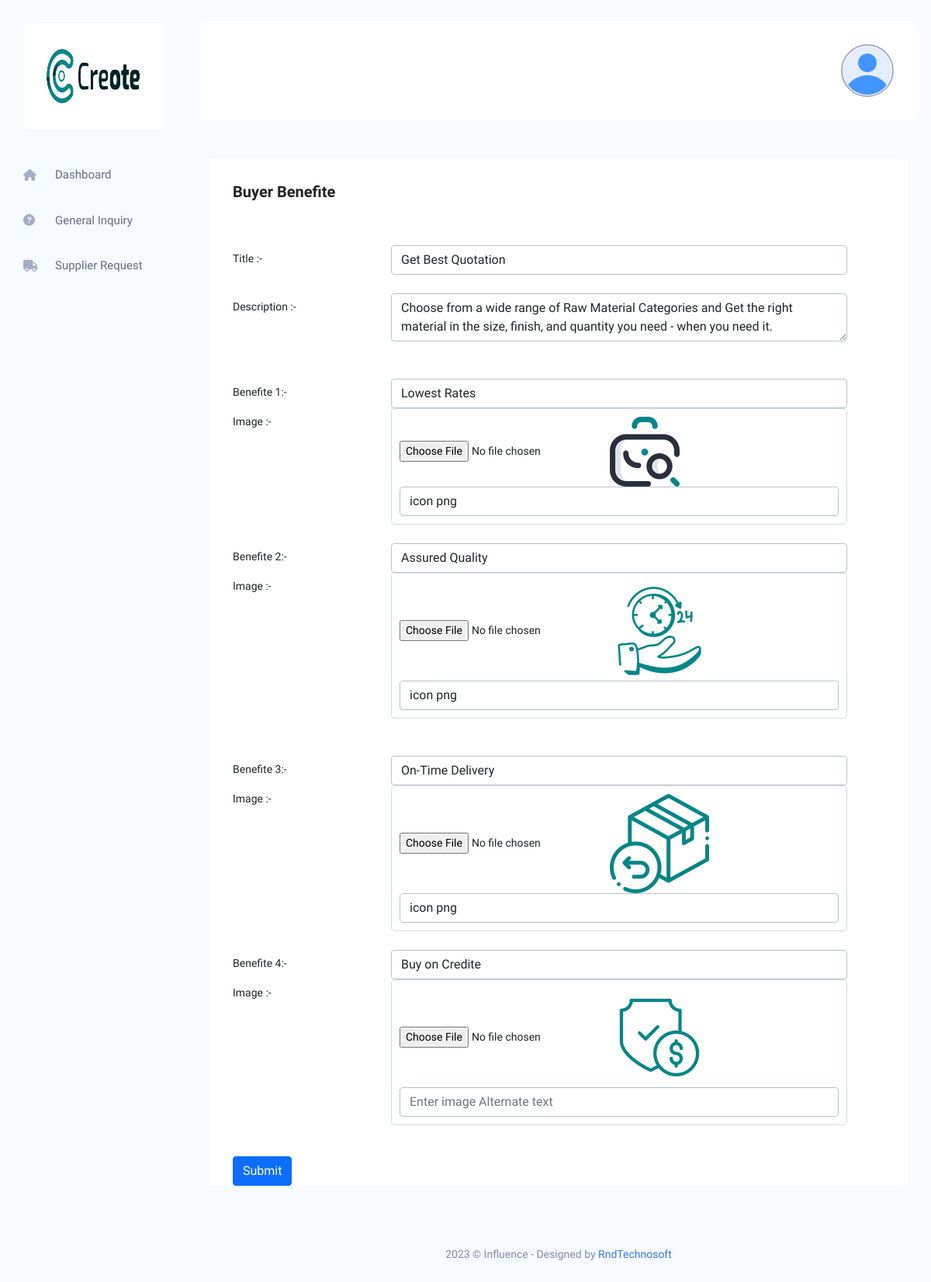
Screenshot of /admin/buyer-benefits.php (signed in) with the database file from the repository.
### tables this page shows
CREATE TABLE `tbl_footer_setting` (
  `id` int(11) UNSIGNED NOT NULL,
  `name` varchar(190) NOT NULL,
  `logo` varchar(190) NOT NULL,
  `alt_tag` varchar(191) NOT NULL,
  `background_image` text NOT NULL,
  `alt_tag1` varchar(191) NOT NULL,
  `about_us_des` varchar(250) NOT NULL,
  `facebook_link` varchar(191) NOT NULL,
  `twitter_link` varchar(191) NOT NULL,
  `instagram_link` varchar(191) NOT NULL,
  `youtube_link` varchar(191) NOT NULL,
  `create_at` timestamp NOT NULL DEFAULT current_timestamp(),
  `update_at` timestamp NULL DEFAULT NULL ON UPDATE current_timestamp()
);

CREATE TABLE `tbl_buyer_benefite` (
  `id` int(11) NOT NULL,
  `title` longtext NOT NULL,
  `description` longtext NOT NULL,
  `image_b1` text NOT NULL,
  `alt_tag1` text NOT NULL,
  `benefite1_title` text NOT NULL,
  `image_b2` text NOT NULL,
  `alt_tag2` text NOT NULL,
  `benefite2_title` text NOT NULL,
  `image_b3` text NOT NULL,
  `alt_tag3` text NOT NULL,
  `benefite3_title` text NOT NULL,
  `image_b4` text NOT NULL,
  `alt_tag4` text NOT NULL,
  `benefite4_title` text NOT NULL
);

### admin/buyer-benefits.php (the view, shortened to what this page needs)
<?php
include 'includes/header.php';
?>
<?php
include 'includes/side-bar.php';
include 'includes/top-bar.php';
?>
<div class="main_content_iner ">
    <div class="container-fluid plr_30 body_white_bg pt_30 p-3">
        <div class="row justify-content-center">
            <div class="col-12">
                <div class="QA_section">
                    <div class="white_box_tittle list_header">
                        <h4>Buyer Benefite</h4>
                    </div>
                    <?php
                    $Select = 'SELECT * FROM `tbl_buyer_benefite`  where id=1';
                    if ($result = mysqli_query($conn, $Select)) {
                        if (mysqli_num_rows($result) > 0) {
                            while ($rows = mysqli_fetch_assoc($result)) {
                    ?>
                                <form class="" method="post" enctype="multipart/form-data">
                                    <div class="mb-3 row col-12">
                                        <div class="form-group row mt-4">
                                            <label for="address" class="col-sm-3 col-form-label">Title :-</label>
                                            <div class="col-sm-9">
                                                <input type="text" class="form-control" id="title" name="title" value="<?php echo $rows['title']; ?>">
                                            </div>
                                        </div>
                                        <div class="form-group row mt-4">
                                            <label for="address" class="col-sm-3 col-form-label">Description :-</label>
                                            <div class="col-sm-9">
                                                <textarea  name="description" class="form-control" id="text"><?php echo $rows['description']; ?></textarea>
                                            </div>
                                        </div>
                                        <div class="form-group row mt-5">
                                            <label for="benefite1_title" class="col-sm-3 col-form-label">Benefite 1:-</label>
                                            <div class="col-sm-9">
                                                <input type="text" class="form-control" id="benefit1_title" name="benefite1_title" value="<?php echo $rows['benefite1_title']; ?>">
                                            </div>
                                        </div>
                                        <div class="form-group  row">
                                                <label for="image_b1" class="col-sm-3 col-form-label">Image :-</label>
                                                <div class="col-sm-9">
                                                    <div class="fileupload_block">
                                                        <input type="file" name="image_b1" id="fileupload">
                                                        <img style="object-fit:cover;" src="images/buyer/<?php echo $rows['image_b1']; ?>" alt="benefite 1" />
                                                        <input type="text" name="alt_tag1" id="alt_tag1" placeholder="Enter  image Alternate text" title="Enter Alternate text here !" value="<?php echo $rows['alt_tag1']; ?>" class="form-control" />
                                                    </div>
                                                </div>
                                        </div>
                                         <div class="form-group mt-4 row">
                                            <label for="benefite2_title" class="col-sm-3 col-form-label">Benefite 2:-</label>
                                            <div class="col-sm-9">
                                                <input type="text" class="form-control" id="benefite2_title" name="benefite2_title" value="<?php echo $rows['benefite2_title']; ?>">
                                            </div>
                                        </div>
                                        <div class="form-group row">
                                                <label for="image_b2" class="col-sm-3 col-form-label">Image :-</label>
                                                <div class="col-sm-9">
                                                    <div class="fileupload_block">
                                                        <input type="file" name="image_b2" id="fileupload">
                                                        <img style="object-fit:cover;" src="images/buyer/<?php echo $rows['image_b2']; ?>" alt="benefite 2" />
                                                        <input type="text" name="alt_tag2" id="alt_tag2" placeholder="Enter image Alternate text" title="Enter Alternate text here !" value="<?php echo $rows['alt_tag2']; ?>" class="form-control" />
                                                    </div>
                                                </div>
                                        </div>
                                         <div class="form-group row mt-5">
                                            <label for="benefite3_title" class="col-sm-3 col-form-label">Benefite 3:-</label>
                                            <div class="col-sm-9">
                                                <input type="text" class="form-control" id="benefite3_title" name="benefite3_title" value="<?php echo $rows['benefite3_title']; ?>">
                                            </div>
                                        </div>
                                        <div class="form-group row">
                                                <label for="image_b3" class="col-sm-3 col-form-label">Image :-</label>
                                                <div class="col-sm-9">
                                                    <div class="fileupload_block">
                                                        <input type="file" name="image_b3" id="fileupload">
                                                        <img style="object-fit:cover;" src="images/buyer/<?php echo $rows['image_b3']; ?>" alt="benefite 3" />
                                                        <input type="text" name="alt_tag3" id="alt_tag3" placeholder="Enter image Alternate text" title="Enter Alternate text here !" value="<?php echo $rows['alt_tag3']; ?>" class="form-control" />
                                                    </div>
                                                </div>
                                        </div>
                                         <div class="form-group row mt-4">
                                            <label for="benefite4_title" class="col-sm-3 col-form-label">Benefite 4:-</label>
                                            <div class="col-sm-9">
                                                <input type="text" class="form-control" id="benefite4_title" name="benefite4_title" value="<?php echo $rows['benefite4_title']; ?>">
                                            </div>
                                        </div>
                                        <div class="form-group row">
                                                <label for="image_b4" class="col-sm-3 col-form-label">Image :-</label>
                                                <div class="col-sm-9">
                                                    <div class="fileupload_block">
                                                        <input type="file" name="image_b4" id="fileupload">
                                                        <img style="object-fit:cover;" src="images/buyer/<?php echo $rows['image_b4']; ?>" alt="benefite 4" />
                                                        <input type="text" name="alt_tag4" id="alt_tag4" placeholder="Enter image Alternate text" title="Enter Alternate text here !" value="<?php echo $rows['alt_tag4']; ?>" class="form-control" />
                                                    </div>
                                                </div>
                                        </div>
                                    </div>
                                    <button type="submit" class="btn btn-primary mt-4" value="reg" name="benefite_update">Submit</button>
                                </form>
                    <?php
                            }
                        }
                    }
                    ?>
                </div>
            </div>
        </div>
    </div>
</div>
<?php
include 'includes/footer.php';
?>

### admin/includes/side-bar.php (shortened to what this page needs)
<?php
$select = "SELECT * FROM tbl_footer_setting WHERE id = 1";
$footerl = mysqli_query($conn, $select);
$sidebarlogo = mysqli_fetch_assoc($footerl);
?>
<nav class="sidebar">
    <div class="logo d-flex justify-content-between">
        <a href="home.php"><img src="./images/footer/<?php echo $sidebarlogo['logo']; ?>" height="70" width="70" alt="<?php echo $sidebarlogo['alt_tag']; ?>"></a>
    </div>
    <ul id="sidebar_menu">
        <li class="">
            <a class="" href="home.php" aria-expanded="false">
               <i class="fa-solid fa-house"></i>
                <span>Dashboard</span>
            </a>
        </li>
         <li class="">
            <a class="" href="manage-general-inquiry.php" aria-expanded="false">
                <i class="fa-solid fa-circle-question"></i>
                <span>General Inquiry</span>
            </a>
        </li>
         <li class="">
            <a class="" href="manage-supplier-request.php" aria-expanded="false">
                <i class="fas fa-truck"></i>
                <span>Supplier Request</span>
            </a>
        </li>
    </ul>
</nav>

### admin/assets/css/custome.css (style rules this page uses)
.fileupload_block { border: 1px solid rgb(212 219 229) !important; padding: 10px !important; border-radius: 5px; }

### rows the page displays
tbl_footer_setting: logo (placeholder picture)
tbl_buyer_benefite: title "Get Best Quotation", description "Choose from a wide range of Raw Material Categories and Get the right material in the size, finish, and quantity you need - when you need it.", benefite1_title "Lowest Rates", image_b1 (picture), alt_tag1 "icon png", benefite2_title "Assured Quality", image_b2 (picture), alt_tag2 "icon png", benefite3_title "On-Time Delivery", image_b3 (picture), alt_tag3 "icon png", benefite4_title "Buy on Credite", image_b4 (picture)
